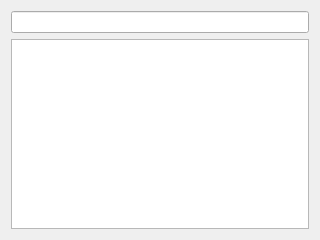
<?xml version="1.0" encoding="UTF-8"?>
<ui version="4.0">
 <class>LookupWidget</class>
 <widget class="QWidget" name="LookupWidget">
  <property name="geometry">
   <rect>
    <x>0</x>
    <y>0</y>
    <width>320</width>
    <height>240</height>
   </rect>
  </property>
  <property name="windowTitle">
   <string>Form</string>
  </property>
  <layout class="QVBoxLayout" name="verticalLayout">
   <item>
    <widget class="KLineEdit" name="word_input">
     <property name="showClearButton" stdset="0">
      <bool>true</bool>
     </property>
    </widget>
   </item>
   <item>
    <widget class="QListView" name="result_view">
     <property name="alternatingRowColors">
      <bool>true</bool>
     </property>
     <property name="selectionMode">
      <enum>QAbstractItemView::ExtendedSelection</enum>
     </property>
     <property name="verticalScrollMode">
      <enum>QAbstractItemView::ScrollPerPixel</enum>
     </property>
     <property name="horizontalScrollMode">
      <enum>QAbstractItemView::ScrollPerPixel</enum>
     </property>
    </widget>
   </item>
  </layout>
 </widget>
 <customwidgets>
  <customwidget>
   <class>KLineEdit</class>
   <extends>QLineEdit</extends>
   <header>klineedit.h</header>
  </customwidget>
 </customwidgets>
 <resources/>
 <connections/>
</ui>
